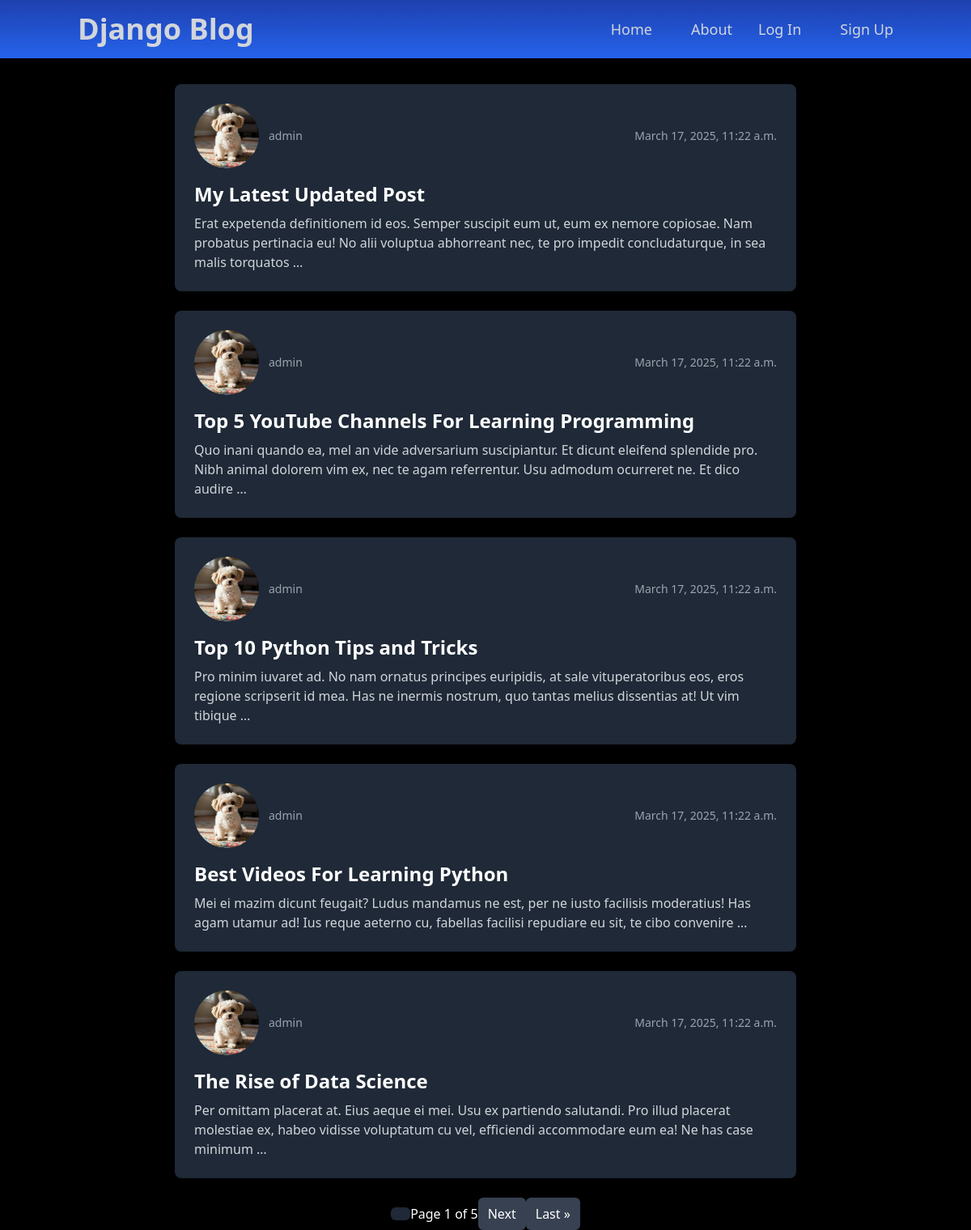
The page / on the database its author committed.
### blog_app/models.py (models this page shows, shortened)
class Post(models.Model):
    id = models.AutoField(primary_key=True)
    title = models.CharField(max_length=200)
    content = models.TextField(null=True, blank=True)
    user = models.ForeignKey(User, on_delete=models.CASCADE)
    date_posted = models.DateTimeField(default=timezone.now)

### user_app/models.py (models this page shows, shortened)
class Profile(models.Model):
    user = models.OneToOneField(User, on_delete=models.CASCADE)
    profile_image = models.ImageField(default='default_img.jpeg', upload_to='profile_pictures')

### blog_app/views.py (the view)
# urls.py: path("", views.PostListView.as_view(), name='home_page'),
class PostListView(ListView):
    model = Post
    paginate_by = 5
    template_name = 'blog_app/index.html'
    context_object_name = 'posts'
    ordering = ['-date_posted']

### blog_app/templates/blog_app/index.html (shortened to what this page needs)
{% extends "blog_app/base.html" %}
{% load static %}
{% block content %}
    <div class="container mx-auto flex flex-col px-4 md:px-0 max-w-3xl text-white mt-4 md:mt-8 space-y-4 md:space-y-6">
        {% for post in posts %}
        <a href="{% url 'reading_post_page' pk=post.id%}" class="block bg-gray-800 p-4 md:p-6 rounded-lg shadow-lg hover:bg-gray-700 transition duration-300">
            <div class="flex flex-col sm:flex-row justify-between items-start sm:items-center mb-4 space-y-2 sm:space-y-0">
                <div class="flex items-center space-x-3">
                    <img class="h-12 w-12 md:h-20 md:w-20 rounded-full object-cover"
                         src="{{ post.user.profile.profile_image.url }}"
                         alt="Profile picture">
                    <p class="text-sm text-gray-400">{{post.user}}</p>
                </div>
                <p class="text-sm text-gray-400">{{post.date_posted}}</p>
            </div>
            <h1 class="text-xl md:text-2xl font-bold mb-2">{{post.title}}</h1>
            <p class="text-gray-300 text-sm md:text-base">{{post.content|truncatewords:30}}</p>
        </a>
        {% endfor %}
        <div class="flex justify-center items-center mt-6 md:mt-8">
            <span class="px-2 py-1 md:px-3 md:py-2 text-sm md:text-base bg-gray-800 text-white rounded-md"></span>
                Page {{ page_obj.number }} of {{ page_obj.paginator.num_pages }}
            {% if page_obj.has_next %}
                <a href="?page={{ page_obj.next_page_number }}" class="px-2 py-1 md:px-3 md:py-2 text-sm md:text-base bg-gray-700 text-white rounded-md hover:bg-gray-600 transition duration-300">Next</a>
                <a href="?page={{ page_obj.paginator.num_pages }}" class="px-2 py-1 md:px-3 md:py-2 text-sm md:text-base bg-gray-700 text-white rounded-md hover:bg-gray-600 transition duration-300">Last &raquo;</a>
            {% endif %}
        </div>
    </div>
{% endblock %}

### rows shown on the page
Post: user.profile.profile_image (placeholder picture), user "admin", date_posted "March 17, 2025, 11:22 a.m.", title "My Latest Updated Post", content "Erat expetenda definitionem id eos. Semper suscipit eum ut, eum ex nemore copiosae. Nam probatus pertinacia eu! No alii voluptua abhorreant nec, te pro impedit concludaturque, in sea malis torquatos …"
Post: user.profile.profile_image (placeholder picture), user "admin", date_posted "March 17, 2025, 11:22 a.m.", title "Top 5 YouTube Channels For Learning Programming", content "Quo inani quando ea, mel an vide adversarium suscipiantur. Et dicunt eleifend splendide pro. Nibh animal dolorem vim ex, nec te agam referrentur. Usu admodum ocurreret ne. Et dico audire …"
Post: user.profile.profile_image (placeholder picture), user "admin", date_posted "March 17, 2025, 11:22 a.m.", title "Top 10 Python Tips and Tricks", content "Pro minim iuvaret ad. No nam ornatus principes euripidis, at sale vituperatoribus eos, eros regione scripserit id mea. Has ne inermis nostrum, quo tantas melius dissentias at! Ut vim tibique …"
Post: user.profile.profile_image (placeholder picture), user "admin", date_posted "March 17, 2025, 11:22 a.m.", title "Best Videos For Learning Python", content "Mei ei mazim dicunt feugait? Ludus mandamus ne est, per ne iusto facilisis moderatius! Has agam utamur ad! Ius reque aeterno cu, fabellas facilisi repudiare eu sit, te cibo convenire …"
Post: user.profile.profile_image (placeholder picture), user "admin", date_posted "March 17, 2025, 11:22 a.m.", title "The Rise of Data Science", content "Per omittam placerat at. Eius aeque ei mei. Usu ex partiendo salutandi. Pro illud placerat molestiae ex, habeo vidisse voluptatum cu vel, efficiendi accommodare eum ea! Ne has case minimum …"

### other values the page prints
{{ page_obj.number }} "1"
{{ page_obj.paginator.num_pages }} "5"
